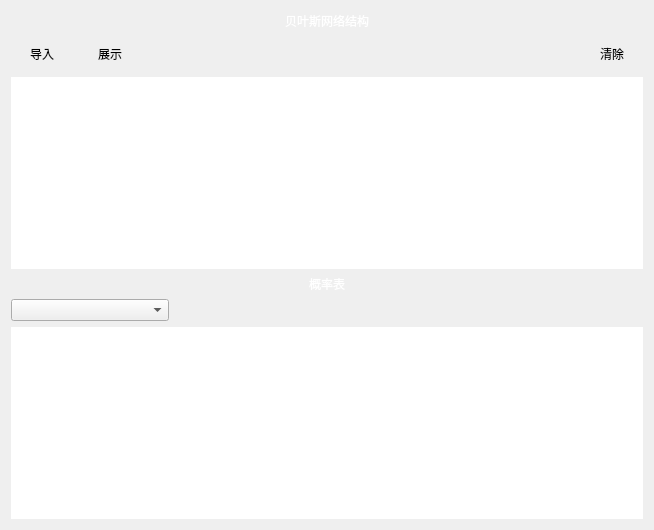
                            <widget class="QWidget" name="modelStructure">
                                <layout class="QGridLayout" name="gridLayout">
                                    <item row="0" column="0">
                                        <layout class="QGridLayout" name="gridLayout_page1">
                                            <item row="0" column="0">
                                                <layout class="QGridLayout" name="gridLayout_5">
                                                    <item row="1" column="0">
                                                        <layout class="QGridLayout" name="gridLayout_7">
                                                            <item row="0" column="0">
                                                                <layout class="QGridLayout" name="gridLayout_3">
                                                                    <item row="0" column="1">
                                                                        <layout class="QGridLayout" name="gridLayout_2"
                                                                                columnstretch="1,1,0,7,1">
                                                                            <item row="0" column="3">
                                                                                <spacer name="horizontalSpacer_2">
                                                                                    <property name="orientation">
                                                                                        <enum>Qt::Horizontal</enum>
                                                                                    </property>
                                                                                    <property name="sizeHint"
                                                                                              stdset="0">
                                                                                        <size>
                                                                                            <width>40</width>
                                                                                            <height>20</height>
                                                                                        </size>
                                                                                    </property>
                                                                                </spacer>
                                                                            </item>
                                                                            <item row="0" column="0">
                                                                                <widget class="QPushButton"
                                                                                        name="openFile">
                                                                                    <property name="styleSheet">
                                                                                        <string notr="true">QPushButton{
                                                                                            padding:8px;
                                                                                            color:rgb(0,0,0);
                                                                                            background-color:rgb(226,
                                                                                            230, 255);
                                                                                            font: 12pt &quot;楷体&quot;;
                                                                                            border-radius:16px;
                                                                                            }
                                                                                            QPushButton:hover{
                                                                                            color: rgb(0, 0, 0);
                                                                                            background-color: rgb(43,
                                                                                            162, 239);
                                                                                            }
                                                                                        </string>
                                                                                    </property>
                                                                                    <property name="text">
                                                                                        <string>导入</string>
                                                                                    </property>
                                                                                </widget>
                                                                            </item>
                                                                            <item row="0" column="1">
                                                                                <widget class="QPushButton"
                                                                                        name="showBN">
                                                                                    <property name="styleSheet">
                                                                                        <string notr="true">QPushButton{
                                                                                            padding:8px;
                                                                                            color:rgb(0,0,0);
                                                                                            background-color:rgb(226,
                                                                                            230, 255);
                                                                                            font: 12pt &quot;楷体&quot;;
                                                                                            border-radius:16px;
                                                                                            }
                                                                                            QPushButton:hover{
                                                                                            color: rgb(0, 0, 0);
                                                                                            background-color: rgb(43,
                                                                                            162, 239);
                                                                                            }
                                                                                        </string>
                                                                                    </property>
                                                                                    <property name="text">
                                                                                        <string>展示</string>
                                                                                    </property>
                                                                                </widget>
                                                                            </item>
                                                                            <item row="0" column="4">
                                                                                <widget class="QPushButton"
                                                                                        name="closeBN">
                                                                                    <property name="styleSheet">
                                                                                        <string notr="true">QPushButton{
                                                                                            padding:8px;
                                                                                            color:rgb(0,0,0);
                                                                                            background-color:rgb(226,
                                                                                            230, 255);
                                                                                            font: 12pt &quot;楷体&quot;;
                                                                                            border-radius:16px;
                                                                                            }
                                                                                            QPushButton:hover{
                                                                                            color: rgb(0, 0, 0);
                                                                                            background-color: rgb(43,
                                                                                            162, 239);
                                                                                            }
                                                                                        </string>
                                                                                    </property>
                                                                                    <property name="text">
                                                                                        <string>清除</string>
                                                                                    </property>
                                                                                </widget>
                                                                            </item>
                                                                        </layout>
                                                                    </item>
                                                                </layout>
                                                            </item>
                                                            <item row="1" column="0">
                                                                <widget class="QTextBrowser" name="EdgesBrowser">
                                                                    <property name="styleSheet">
                                                                        <string notr="true">color: rgb(0, 0, 0);
                                                                            font: 12pt &quot;楷体&quot;;
                                                                            background-color:qlineargradient(spread:reflect,
                                                                            x1:0.0166818, y1:0, x2:1, y2:1, stop:0
                                                                            rgba(255, 255, 255, 255), stop:0.931818
                                                                            rgba(60, 88, 112, 255));
                                                                            border:0px solid red;
                                                                            border-radius:12px

                                                                        </string>
                                                                    </property>
                                                                </widget>
                                                            </item>
                                                        </layout>
                                                    </item>
                                                    <item row="0" column="0">
                                                        <layout class="QGridLayout" name="gridLayout_6">
                                                            <item row="0" column="1">
                                                                <widget class="QLabel" name="BN_structure">
                                                                    <property name="styleSheet">
                                                                        <string notr="true">font: 20pt &quot;楷体&quot;;
                                                                            border:none;
                                                                            background-color: rgba(255, 255, 255, 0);
                                                                            color: rgb(255, 255, 255);
                                                                        </string>
                                                                    </property>
                                                                    <property name="text">
                                                                        <string>贝叶斯网络结构</string>
                                                                    </property>
                                                                </widget>
                                                            </item>
                                                            <item row="0" column="0">
                                                                <spacer name="horizontalSpacer_4">
                                                                    <property name="orientation">
                                                                        <enum>Qt::Horizontal</enum>
                                                                    </property>
                                                                    <property name="sizeHint" stdset="0">
                                                                        <size>
                                                                            <width>40</width>
                                                                            <height>20</height>
                                                                        </size>
                                                                    </property>
                                                                </spacer>
                                                            </item>
                                                            <item row="0" column="2">
                                                                <spacer name="horizontalSpacer_5">
                                                                    <property name="orientation">
                                                                        <enum>Qt::Horizontal</enum>
                                                                    </property>
                                                                    <property name="sizeHint" stdset="0">
                                                                        <size>
                                                                            <width>40</width>
                                                                            <height>20</height>
                                                                        </size>
                                                                    </property>
                                                                </spacer>
                                                            </item>
                                                        </layout>
                                                    </item>
                                                </layout>
                                            </item>
                                            <item row="1" column="0">
                                                <layout class="QGridLayout" name="gridLayout_8">
                                                    <item row="0" column="0">
                                                        <layout class="QGridLayout" name="gridLayout_9">
                                                            <item row="0" column="2">
                                                                <spacer name="horizontalSpacer_7">
                                                                    <property name="orientation">
                                                                        <enum>Qt::Horizontal</enum>
                                                                    </property>
                                                                    <property name="sizeHint" stdset="0">
                                                                        <size>
                                                                            <width>298</width>
                                                                            <height>17</height>
                                                                        </size>
                                                                    </property>
                                                                </spacer>
                                                            </item>
                                                            <item row="0" column="0">
                                                                <spacer name="horizontalSpacer_6">
                                                                    <property name="orientation">
                                                                        <enum>Qt::Horizontal</enum>
                                                                    </property>
                                                                    <property name="sizeHint" stdset="0">
                                                                        <size>
                                                                            <width>298</width>
                                                                            <height>17</height>
                                                                        </size>
                                                                    </property>
                                                                </spacer>
                                                            </item>
                                                            <item row="0" column="1">
                                                                <widget class="QLabel" name="CPTlabel">
                                                                    <property name="styleSheet">
                                                                        <string notr="true">font: 20pt &quot;楷体&quot;;
                                                                            border:none;
                                                                            background-color: rgba(255, 255, 255, 0);
                                                                            color: rgb(255, 255, 255);
                                                                        </string>
                                                                    </property>
                                                                    <property name="text">
                                                                        <string>概率表</string>
                                                                    </property>
                                                                </widget>
                                                            </item>
                                                        </layout>
                                                    </item>
                                                    <item row="1" column="0">
                                                        <layout class="QGridLayout" name="gridLayout_10">
                                                            <item row="0" column="0">
                                                                <layout class="QHBoxLayout" name="horizontalLayout_2"
                                                                        stretch="1,3">
                                                                    <item>
                                                                        <widget class="QComboBox" name="cptvariable">
                                                                            <property name="styleSheet">
                                                                                <string notr="true">font: 12pt &quot;楷体&quot;;
                                                                                    background-color: rgb(255, 255,
                                                                                    255);
                                                                                    color: rgb(0, 0, 0);
                                                                                    selection-color: rgb(255, 0, 0);
                                                                                </string>
                                                                            </property>
                                                                        </widget>
                                                                    </item>
                                                                    <item>
                                                                        <spacer name="horizontalSpacer_18">
                                                                            <property name="orientation">
                                                                                <enum>Qt::Horizontal</enum>
                                                                            </property>
                                                                            <property name="sizeHint" stdset="0">
                                                                                <size>
                                                                                    <width>40</width>
                                                                                    <height>20</height>
                                                                                </size>
                                                                            </property>
                                                                        </spacer>
                                                                    </item>
                                                                </layout>
                                                            </item>
                                                            <item row="1" column="0">
                                                                <widget class="QTextBrowser" name="showCPT">
                                                                    <property name="styleSheet">
                                                                        <string notr="true">color: rgb(0, 0, 0);
                                                                            font: 12pt &quot;楷体&quot;;
                                                                            background-color:qlineargradient(spread:reflect,
                                                                            x1:0.0166818, y1:0, x2:1, y2:1, stop:0
                                                                            rgba(255, 255, 255, 255), stop:0.931818
                                                                            rgba(60, 88, 112, 255));
                                                                            border:0px solid red;
                                                                            border-radius:12px
                                                                        </string>
                                                                    </property>
                                                                </widget>
                                                            </item>
                                                        </layout>
                                                    </item>
                                                </layout>
                                            </item>
                                        </layout>
                                    </item>
                                </layout>
                            </widget>
